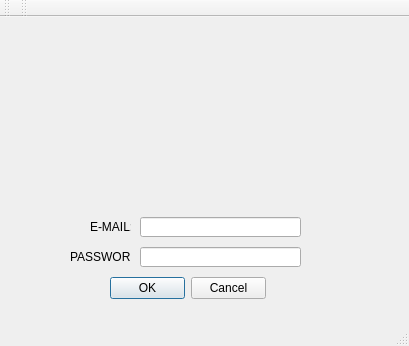
<?xml version="1.0" encoding="UTF-8"?>
<ui version="4.0">
 <class>MainWindow</class>
 <widget class="QMainWindow" name="MainWindow">
  <property name="geometry">
   <rect>
    <x>0</x>
    <y>0</y>
    <width>409</width>
    <height>346</height>
   </rect>
  </property>
  <property name="minimumSize">
   <size>
    <width>409</width>
    <height>346</height>
   </size>
  </property>
  <property name="maximumSize">
   <size>
    <width>409</width>
    <height>346</height>
   </size>
  </property>
  <property name="windowTitle">
   <string>MainWindow</string>
  </property>
  <widget class="QWidget" name="centralWidget">
   <widget class="QLineEdit" name="lineEdit">
    <property name="geometry">
     <rect>
      <x>140</x>
      <y>200</y>
      <width>161</width>
      <height>20</height>
     </rect>
    </property>
   </widget>
   <widget class="QDialogButtonBox" name="buttonBox">
    <property name="geometry">
     <rect>
      <x>110</x>
      <y>260</y>
      <width>156</width>
      <height>23</height>
     </rect>
    </property>
    <property name="standardButtons">
     <set>QDialogButtonBox::Cancel|QDialogButtonBox::Ok</set>
    </property>
   </widget>
   <widget class="QLabel" name="label">
    <property name="geometry">
     <rect>
      <x>90</x>
      <y>200</y>
      <width>41</width>
      <height>20</height>
     </rect>
    </property>
    <property name="text">
     <string>E-MAIL:</string>
    </property>
   </widget>
   <widget class="QLabel" name="label_2">
    <property name="geometry">
     <rect>
      <x>70</x>
      <y>230</y>
      <width>61</width>
      <height>20</height>
     </rect>
    </property>
    <property name="text">
     <string>PASSWORD:</string>
    </property>
   </widget>
   <widget class="QLineEdit" name="lineEdit_2">
    <property name="geometry">
     <rect>
      <x>140</x>
      <y>230</y>
      <width>161</width>
      <height>20</height>
     </rect>
    </property>
    <property name="inputMask">
     <string notr="true"/>
    </property>
    <property name="echoMode">
     <enum>QLineEdit::Password</enum>
    </property>
   </widget>
   <widget class="QLabel" name="label_3">
    <property name="geometry">
     <rect>
      <x>80</x>
      <y>0</y>
      <width>251</width>
      <height>191</height>
     </rect>
    </property>
    <property name="text">
     <string/>
    </property>
    <property name="pixmap">
     <pixmap>../../Desktop/Untitled-2.png</pixmap>
    </property>
   </widget>
  </widget>
  <widget class="QToolBar" name="mainToolBar">
   <attribute name="toolBarArea">
    <enum>TopToolBarArea</enum>
   </attribute>
   <attribute name="toolBarBreak">
    <bool>false</bool>
   </attribute>
  </widget>
  <widget class="QStatusBar" name="statusBar"/>
  <widget class="QMenuBar" name="menuBar">
   <property name="geometry">
    <rect>
     <x>0</x>
     <y>0</y>
     <width>409</width>
     <height>21</height>
    </rect>
   </property>
  </widget>
  <widget class="QToolBar" name="toolBar">
   <property name="windowTitle">
    <string>toolBar</string>
   </property>
   <attribute name="toolBarArea">
    <enum>TopToolBarArea</enum>
   </attribute>
   <attribute name="toolBarBreak">
    <bool>false</bool>
   </attribute>
  </widget>
 </widget>
 <layoutdefault spacing="6" margin="11"/>
 <resources/>
 <connections/>
</ui>
